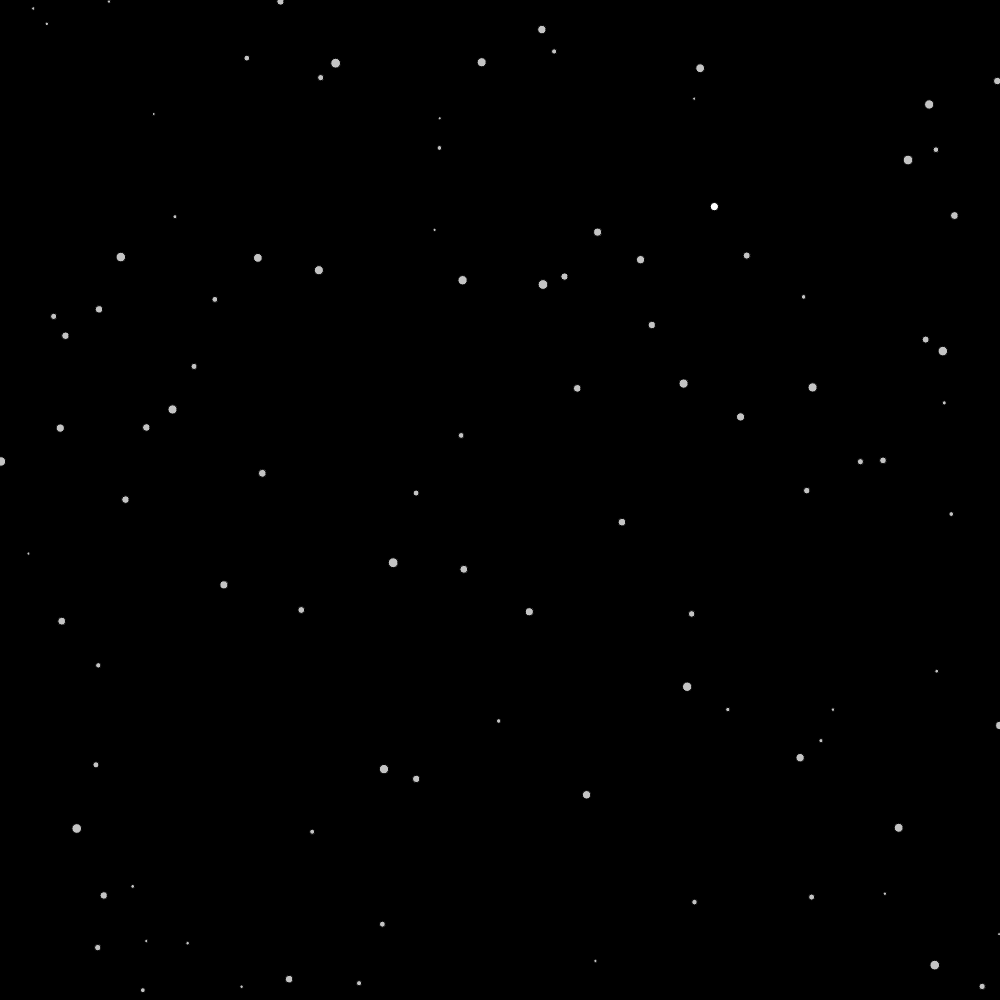
Frame 1 (no input)
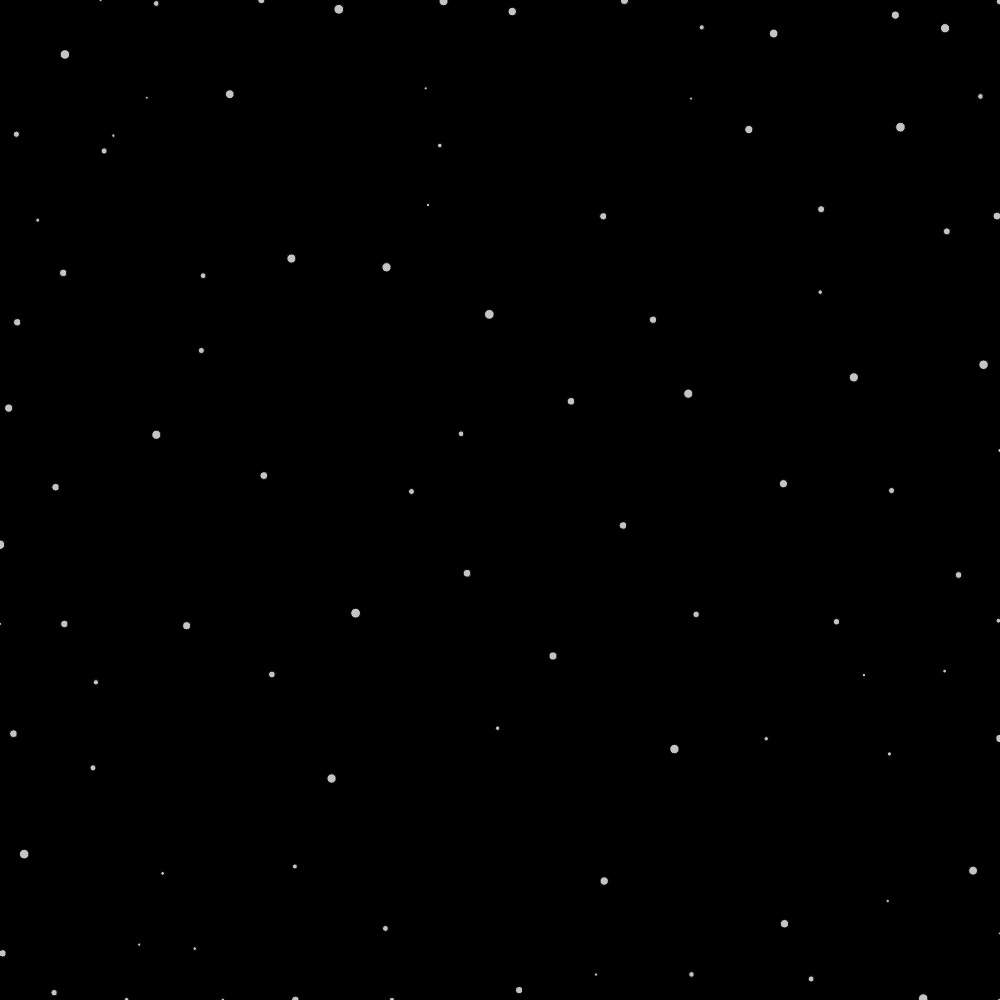
Frame 60 (no input)
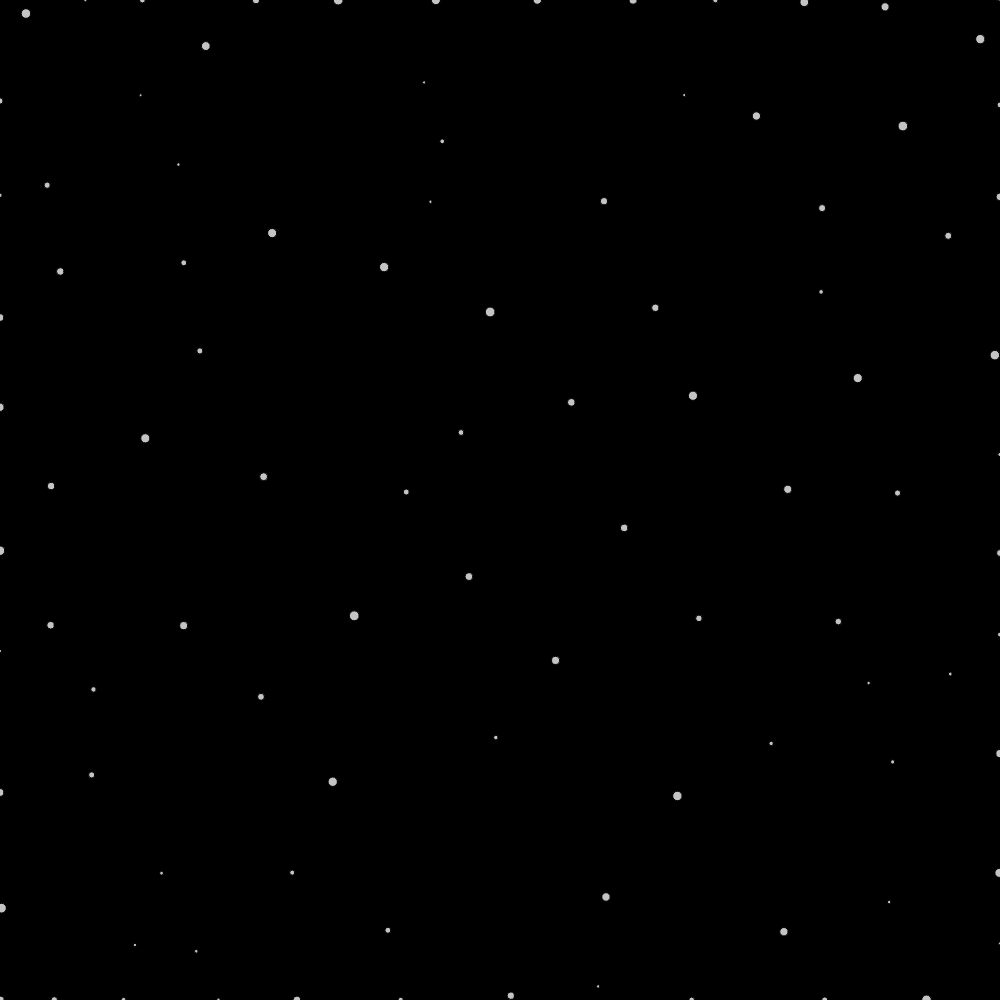
Frame 120 (the mouse pressed at the canvas centre since frame 60)

The p5.js sketch that drew these frames (run headless with seeded random() and noise() and a simulated clock; from frame 60 on, the mouse is pressed at the canvas centre):

// p5.js sketch
// ── sketch.js
var balls = [];

function setup() {
  background(0);

  
  createCanvas (1000,1000);
  //translate(-250, -250);
  for (var i = 0; i < 100; i++) {
    balls[i] = new ball();
  }
  grav=createVector(0,0);
  Fgrav=createVector(0,0);

  wind=createVector(0.6,0.1);

  drag=createVector(0,0)

  ran=createVector(0,0)

  /*for(var i = 0; i<balls.length;i++){

    ran.set(random(40),random(40))
    balls[i].aplyForce(ran)
  }*/
    background(0);

  
}

function draw() {
  background(0);
  for (var j = 0; j < balls.length ; j++){
    //grav
    Fgrav.set(grav.x,grav.y);
    balls[j].aplyForce(Fgrav.mult(balls[j].m));

    //wind
    /*if (mouseIsPressed){
      balls[j].aplyForce(wind)
    }*/

    //drag
    var c=0.99
    drag.set(balls[j].speed.x,balls[j].speed.y)
    drag.normalize().mult(drag.magSq()*c)
    balls[j].aplyForce(drag)
    

    force = createVector(0,0)
    for (var k = 0; k < balls.length; k++){
      force.set(0,0)
      force = balls[k].attract(balls[j])
      balls[j].aplyForce(force)
    }

    
    
    


    balls[j].move();
    balls[j].draw();
    
    
  }
  }
  
  

// ── Dots.js
function ball() {
  this.pos=createVector(random(width),random(height))
  //this.x = random(width);
  //this.y = random(height);
  this.speed=createVector(0,0)
  //this.xspeed=0;
  //this.yspeed=0;
  this.acc=createVector(0,0)
  //this.xgravity;
  //this.ygravity;
  
  this.m=random(3,10);
  if(random(1)<1){this.m=this.m*-1}
  this.f=createVector(0,0)
  
  this.draw = function(){
    ellipse(this.pos.x, this.pos.y, this.m,this.m);
    fill(250,200)
    
  }
  
  this.move = function(){
    
    
    this.speed.add(this.acc)
    this.pos.add(this.speed)
    this.acc.set(0,0)

    if (this.pos.x < 0||width < this.pos.x){
      this.speed.x= -1*this.speed.x
      this.pos.add(this.speed);
    }
    if (this.pos.y < 0||height < this.pos.y){
      this.speed.y= -1*this.speed.y
      this.pos.add(this.speed);
    }


  }
  this.aplyForce = function(force){
    this.f.set(0,0)
    this.f.set(force.x,force.y)
    this.f.div(this.m)
    this.acc.add(this.f)
    
  }
  this.attract = function(atracted){
    var G = 100

    force=createVector(0,0)
    force.set(this.pos.x,this.pos.y)
    force.sub(atracted.pos)
    d = force.mag()


    force.normalize()
    force.mult(this.m*atracted.m*G/(d*d))
    return (force)

    

  }
  
   
}
